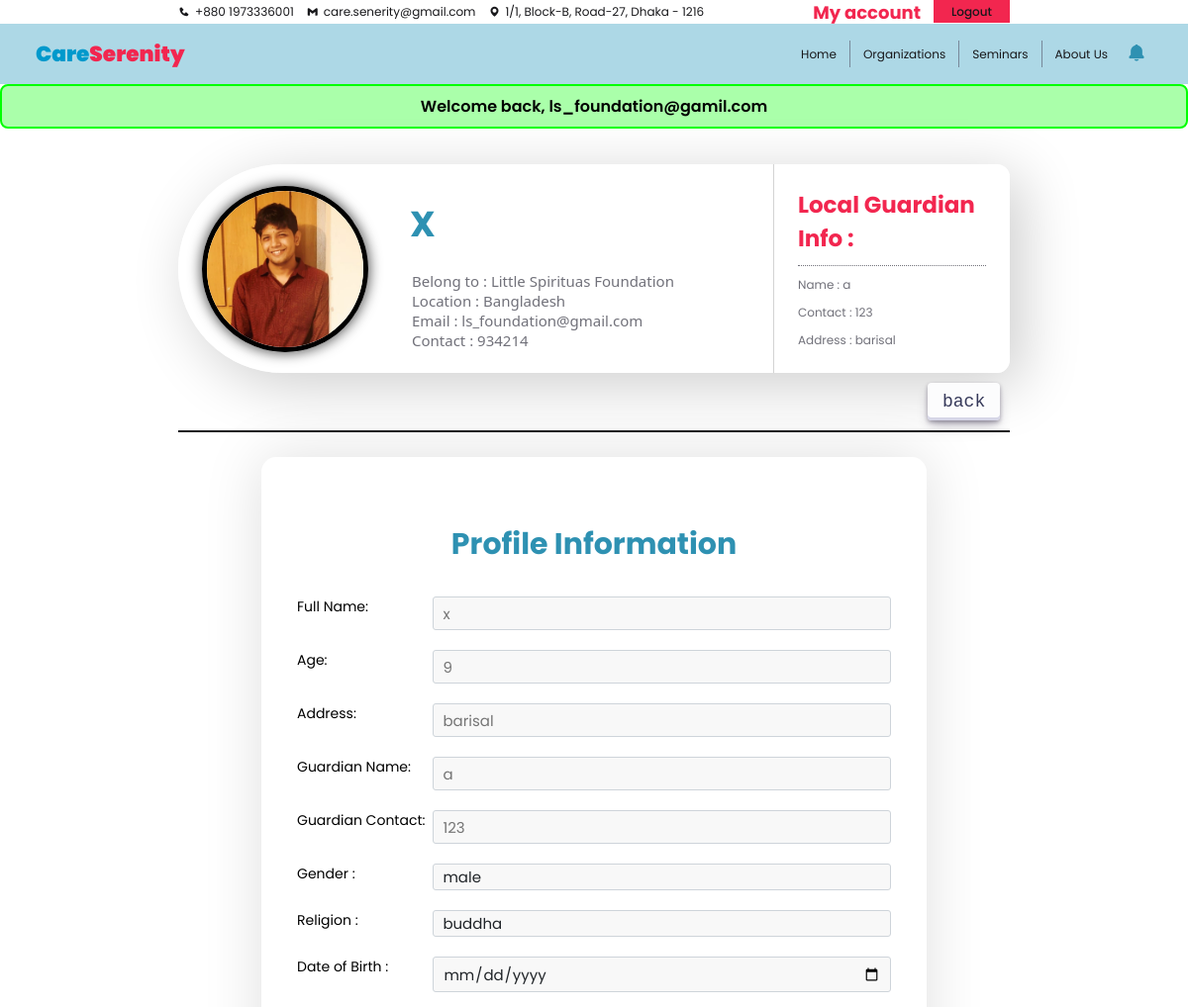
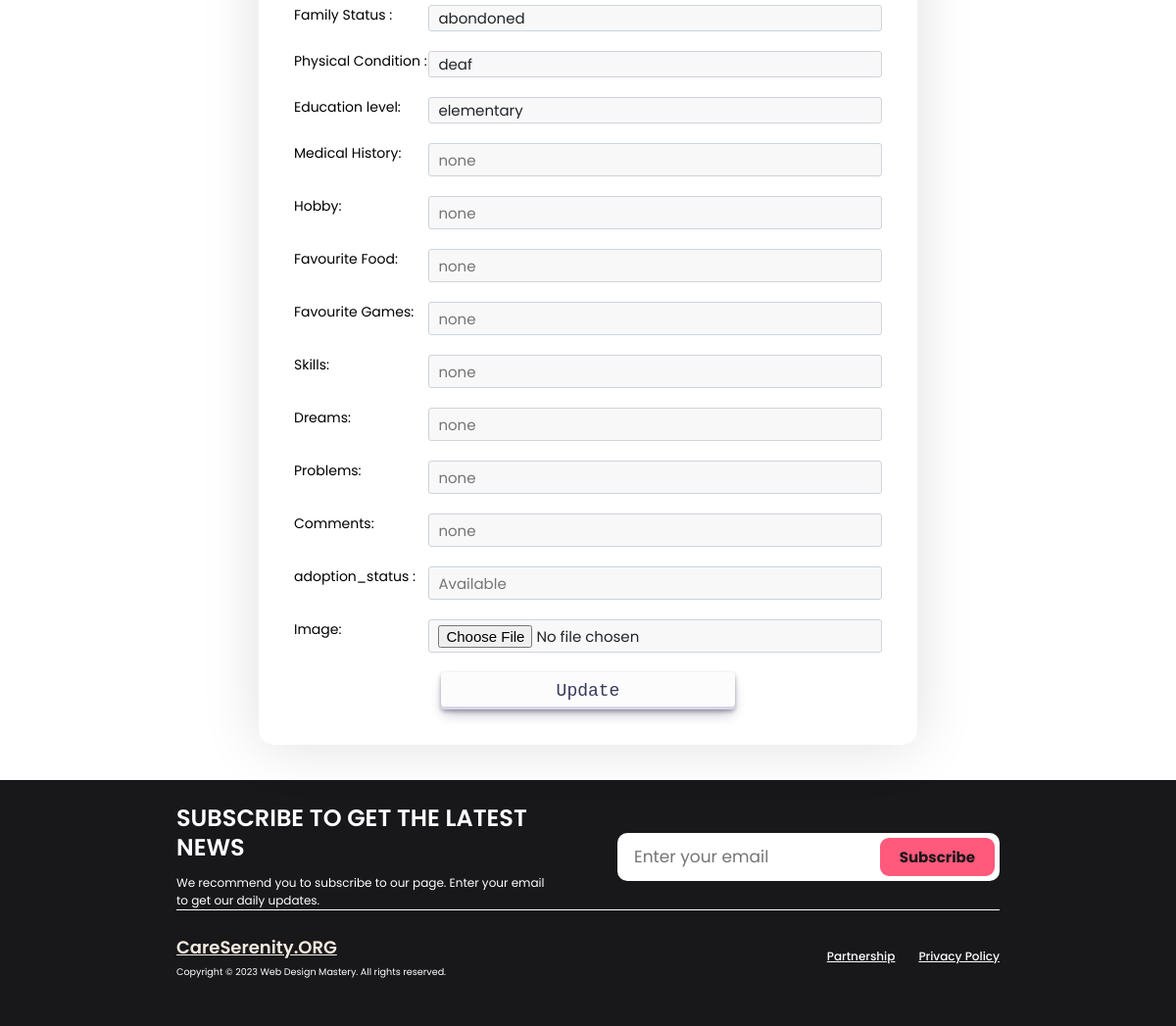
/O_orphan_profile.php?orphan_id=2 (signed in), run on the app's committed database (2 pictures, top to bottom).
### tables this page shows
CREATE TABLE `orphan_list` (
  `orphan_id` int NOT NULL,
  `org_id` int DEFAULT NULL,
  `guardian_id` int DEFAULT NULL,
  `first_name` varchar(255) DEFAULT NULL,
  `last_name` varchar(255) DEFAULT NULL,
  `age` int DEFAULT NULL,
  `gender` varchar(255) DEFAULT NULL,
  `religion` varchar(255) DEFAULT NULL,
  `date_of_birth` varchar(255) DEFAULT NULL,
  `since` varchar(255) DEFAULT NULL,
  `family_status` varchar(255) DEFAULT NULL,
  `physical_condition` varchar(255) DEFAULT NULL,
  `education_level` varchar(255) DEFAULT NULL,
  `medical_history` varchar(255) DEFAULT NULL,
  `hobby` varchar(255) DEFAULT NULL,
  `favorite_food` varchar(255) DEFAULT NULL,
  `favorite_game` varchar(255) DEFAULT NULL,
  `skills` text,
  `dreams` text,
  `problems` text,
  `other_comments` text,
  `orphan_image` varchar(255) DEFAULT NULL,
  `adoption_status` int NOT NULL DEFAULT '0' COMMENT '0 = unadopted, 1 = adopted',
  `removed_status` int NOT NULL DEFAULT '0' COMMENT '1 = removed'
);

CREATE TABLE `org_list` (
  `org_id` int NOT NULL,
  `org_name` varchar(255) DEFAULT NULL,
  `acc_id` int NOT NULL,
  `org_description` text,
  `org_email` varchar(255) DEFAULT NULL,
  `org_phone` varchar(255) DEFAULT NULL,
  `org_website` varchar(255) DEFAULT NULL,
  `org_logo` varchar(255) DEFAULT NULL,
  `established` varchar(255) DEFAULT NULL,
  `org_location` varchar(255) DEFAULT NULL,
  `org_vision` varchar(255) DEFAULT NULL,
  `org_reviews` decimal(2,2) DEFAULT NULL
);

CREATE TABLE `local_orphan_guardian` (
  `guardian_id` int NOT NULL,
  `guardian_name` varchar(30) DEFAULT NULL,
  `guardian_contact` varchar(30) DEFAULT NULL,
  `guardian_location` varchar(30) DEFAULT NULL
);

### orphan_profile_fetch_BE.php (called while the page is built, shortened)
<?php
include('./db_con.php');
if (isset($_GET['orphan_id'])) {
    $orphan_id = mysqli_real_escape_string($con, $_GET['orphan_id']);
    $fetchOrphanQuery = "SELECT * FROM orphan_list WHERE orphan_id = $orphan_id";
    $result = mysqli_query($con, $fetchOrphanQuery);
    if (mysqli_num_rows($result) == 1) {
        $row = mysqli_fetch_assoc($result);
        $org_id = $row['org_id'];
        $first_name = $row['first_name'];
        $age = $row['age'];
        $gender = $row['gender'];
        $religion = $row['religion'];
        $guardian_id = $row['guardian_id'];
        $date_of_birth = $row['date_of_birth'];
        $family_status = $row['family_status'];
        $physical_condition = $row['physical_condition'];
        $education_level = $row['education_level'];
        $medical_history = $row['medical_history'];
        $hobby = $row['hobby'];
        $favorite_food = $row['favorite_food'];
        $favorite_game = $row['favorite_game'];
        $skills = $row['skills'];
        $dreams = $row['dreams'];
        $problems = $row['problems'];
        $other_comments = $row['other_comments'];
        $orphan_image = $row['orphan_image'];
        if($row['adoption_status'] == 0){
            $adoption_status = 'Available';
        } else {
            $adoption_status = 'Adopted';
        }
        $query2 = "SELECT org_name, org_location, org_phone FROM org_list WHERE org_id = $org_id";
        $result2 = mysqli_query($con, $query2);
        if (mysqli_num_rows($result2) == 1) {
            $row2 = mysqli_fetch_assoc($result2);
            $org_name = $row2['org_name'];
            $org_location = $row2['org_location'];
            $org_phone = $row2['org_phone'];
        }
        $query3 = "SELECT * FROM local_orphan_guardian WHERE guardian_id = $guardian_id";
        $result3 = mysqli_query($con, $query3);
        if (mysqli_num_rows($result3) == 1) {
            $row3 = mysqli_fetch_assoc($result3);
            $guardian_name = $row3['guardian_name'];
            $guardian_contact = $row3['guardian_contact'];
            $guardian_location = $row3['guardian_location'];
        }
    } else {
        echo 'Orphan profile not found.';
    }
} else {
    echo "error";
}
?>

### O_profile_fetch_BE.php (called while the page is built, shortened)
<?php
include('./db_con.php');
if (!isset($_SESSION['acc_id']) && !isset($_SESSION['role'])) {
    $_SESSION["negative"] = "Warning. You haven't login";
    header("Location: ./login.php");
    exit();
} else {
    $acc_id = $_SESSION['acc_id'];
    $sql = "SELECT acc.acc_email, acc.role, acc.acc_join_date, org.org_id, org.org_name, org.org_description, org.org_email, org.org_phone, org.org_website, org.org_logo, org.established, org.org_location, org.org_vision, org.org_reviews FROM accounts AS acc LEFT JOIN org_list AS org ON acc.acc_id = org.acc_id Where acc.acc_id = $acc_id";
    $sql_result = mysqli_query($con, $sql);
    if (mysqli_num_rows($sql_result) == 1) {
        $row = mysqli_fetch_array($sql_result);
        $org_email = $row['org_email'];
    } else {
        echo "User data not found.";
    }
}
?>

### O_orphan_profile.php (the view, shortened to what this page needs)
<?php
    include("./O_profile_fetch_BE.php");
    include("./orphan_profile_fetch_BE.php");
?>
<!DOCTYPE html>
<html lang="en">
<head>
    <link rel="stylesheet" href="https://cdn.jsdelivr.net/npm/remixicon@3.5.0/fonts/remixicon.css" />
    <link rel="stylesheet" href="https://cdn.jsdelivr.net/npm/swiper@10/swiper-bundle.min.css" />
    <link rel='stylesheet' href='https://unpkg.com/boxicons@2.1.4/css/boxicons.min.css'>
    <link rel="stylesheet" href="./css/colors.css">
    <link rel="stylesheet" href="./css/navbar.css">
    <link rel="stylesheet" href="./css/orphan_profile.css">
    <link rel="stylesheet" href="./css/footer.css">
    <link rel="stylesheet" href="./css/notification.css">
    <link rel="stylesheet" href="./css/feedback.css">
</head>
<body>
    <?php include "./navbarO.php" ?>
    <div class="feedback">
        <?php
        if (isset($_SESSION['positive'])) {
            echo '<div class="positive">
                            <h5>' . $_SESSION['positive'] . '</h5>
                        </div>';
        }
        ?>
    </div>
    <div class="container">
        <div class="accounnt-information-container">
            <div class="account-picture">
                <img src="./assets/<?php echo $orphan_image ?>" alt="profile">
            </div>
            <div class="account-data">
                <h1><?php echo $first_name ?></h1>
                <p>Belong to : <?php echo $org_name ?></p>
                <p>Location : <?php echo $org_location ?></p>
                <p>Email : <?php echo $org_email ?></p>
                <p>Contact : <?php echo $org_phone ?></p>
            </div>
            <div class="biography">
                <h1>Local Guardian info :</h1>
                <p>Name : <?php echo $guardian_name ?></p>
                <p>Contact : <?php echo $guardian_contact ?></p>
                <p>Address : <?php echo $guardian_location ?></p>
            </div>
        </div>
        <div class="options">
            <a href="./O_orphan.php" id="button-30">back</a>
        </div>
        <div class="form">
            <h2>Profile Information</h2>
            <form action="./orphan_profile_edit_BE.php" method="post" enctype="multipart/form-data">
                <div class="form_row">
                    <label>Full Name:</label>
                    <input type="text" name="first_name" placeholder="<?php echo $first_name ?>">
                </div>
                <div class="form_row">
                    <label>Age:</label>
                    <input type="number" name="age" placeholder="<?php echo $age ?>">
                </div>
                <div class="form_row">
                    <label>Address:</label>
                    <input type="text" name="guardian_location" placeholder="<?php echo $guardian_location ?>">
                </div>
                <div class="form_row">
                    <label>Guardian Name:</label>
                    <input type="text" name="guardian_name" placeholder="<?php echo $guardian_name ?>">
                </div>
                <div class="form_row">
                    <label>Guardian Contact:</label>
                    <input type="text" name="guardian_contact" placeholder="<?php echo $guardian_contact ?>">
                </div>
                <div class="form_row">
                    <label>Gender :</label>
                    <select name="gender">
                        <option value=""><?php echo $gender ?></option>
                    </select>
                </div>
                <div class="form_row">
                    <label>Religion :</label>
                    <select name="religion">
                        <option value=''><?php echo $religion ?></option>
                    </select>
                </div>
                <div class="form_row">
                    <label>Date of Birth :</label>
                    <input type="date" name="date_of_birth" placeholder="<?php echo $date_of_birth ?>">
                </div>
                <div class="form_row">
                    <label>Family Status :</label>
                    <select name="family_status">
                        <option value=''><?php echo $family_status ?></option>
                    </select>
                </div>
                <div class="form_row">
                    <label>Physical Condition :</label>
                    <select name="physical_condition">
                        <option value=''><?php echo $physical_condition ?></option>
                    </select>
                </div>
                <div class="form_row">
                    <label>Education level:</label>
                    <select name="education_level">
                        <option value=''><?php echo $education_level ?></option>
                    </select>
                </div>
                <div class="form_row">
                    <label>Medical History:</label>
                    <input type="text" name="medical_history" placeholder="<?php echo $medical_history ?>">
                </div>
                <div class="form_row">
                    <label>Hobby:</label>
                    <input type="text" name="hobby" placeholder="<?php echo $hobby ?>">
                </div>
                <div class="form_row">
                    <label>Favourite Food:</label>
                    <input type="text" name="favorite_food" placeholder="<?php echo $favorite_food ?>">
                </div>
                <div class="form_row">
                    <label>Favourite Games:</label>
                    <input type="text" name="favorite_game" placeholder="<?php echo $favorite_game ?>">
                </div>
                <div class="form_row">
                    <label>Skills:</label>
                    <input type="text" name="skills" placeholder="<?php echo $skills ?>">
                </div>
                <div class="form_row">
                    <label>Dreams:</label>
                    <input type="text" name="dreams" placeholder="<?php echo $dreams ?>">
                </div>
                <div class="form_row">
                    <label>Problems:</label>
                    <input type="text" name="problems" placeholder="<?php echo $problems ?>">
                </div>
                <div class="form_row">
                    <label>Comments:</label>
                    <input type="text" name="other_comments" placeholder="<?php echo $other_comments ?>">
                </div>
                <div class="form_row">
                    <label>adoption_status :</label>
                    <input type="text" name="adoption_status" placeholder="<?php echo $adoption_status ?>" disabled>
                </div>
                <div class="form_row">
                    <label>Image:</label>
                    <input type="file" name="image" accept="image/*">
                </div>
                <div class="btn">
                    <button type="submit" name="update" id="button-30">Update</button>
                </div>
            </form>
        </div>
    </div>
    <?php include "./footer.php" ?>
</body>
</html>

### css/colors.css (style rules this page uses)
:root { --primary-color-dark: #f2264f; --primary-color-light: #FF597B; --secondary-color-dark: #0099cc; --secondary-color-light: #62CDFF; --primary-font: 'Poppins'; --secondary-font: 'Ubuntu'; --text-color: #545454; --text-color-dark: #18181b; --text-color-medium: #1e1e1e; --text-color-light: #2f2f2f; --text-color-lighter: #71717a; --background-color: #ffffff; --primary-title-color: #2e91b2; --secondary-title-color: #f3254e; --primary-text-color: #71717a; --button-color: #ff597b; }
* { margin: 0; padding: 0; box-sizing: border-box; font-family: 'Poppins'; font-size: 12px; }
body { scroll-behavior: smooth; background-color: #fff; }
#button-30 { align-items: center; appearance: none; background-color: #FCFCFD; border-radius: 4px; border-width: 0; box-shadow: rgba(45, 35, 66, 0.4) 0 2px 4px, rgba(45, 35, 66, 0.3) 0 7px 13px -3px, #D6D6E7 0 -3px 0 inset; box-sizing: border-box; color: #36395A; cursor: pointer; display: inline-flex; font-family: "JetBrains Mono", monospace; justify-content: center; line-height: 1; list-style: none; overflow: hidden; padding: 10px 15px; position: relative; text-align: left; text-decoration: none; transition: box-shadow .15s, transform .15s; user-select: none; -webkit-user-select: none; touch-action: manipulation; white-space: nowrap; will-change: box-shadow, transform; font-size: 18px; }
.container .options { width: 100%; display: flex; align-items: center; justify-content: right; gap: 15px; border-bottom: 2px solid var(--text-color-dark); padding-bottom: 15px; }

### css/orphan_profile.css (style rules this page uses)
.container { min-height: 80vh; margin: 3% 15%; display: flex; flex-direction: column; align-items: center; }
.accounnt-information-container { width: 100%; display: flex; align-items: center; justify-content: space-between; background: rgba(255, 255, 255, 0.8); backdrop-filter: blur(10px); border-radius: 120px 15px 15px 120px; box-shadow: 1rem 1rem 5rem rgba(0, 0, 0, 0.2); }
.account-picture { display: flex; align-items: center; margin-left: 1rem; }
.account-picture img { width: 14rem; height: 14rem; margin: 1rem; border-radius: 50%; border: 5px solid black; box-shadow: 0px 0px 13px 1px rgb(0, 0, 0, .7); }
.account-data { width: 50%; display: flex; flex-direction: column; padding: 1.5rem 2.5rem; }
.account-data h1 { font-size: 3rem; color: var(--primary-title-color); text-transform: capitalize; margin: 10px 0px 20px 0px; }
.account-data p { font-size: 15px; color: var(--text-color-lighter); font-family: 'Segoe UI'; padding-left: 2px; }
.biography { width: 30%; padding: 2rem; border-left: 1px solid lightgray; }
.biography h1 { width: 100%; color: var(--primary-color-dark); font-size: 23px; font-weight: bold; padding-bottom: 10px; border-bottom: 1px dotted var(--text-color-lighter); text-transform: capitalize; }
.biography p { width: 100%; margin-top: 10px; color: var(--text-color-lighter); }
.container .options { width: 100%; display: flex; align-items: center; justify-content: right; border-bottom: 2px solid var(--text-color-dark); gap: 10px; padding: 10px; }
.container .form { width: 80%; padding: 3rem; background-color: #fff; border-radius: 15px; box-shadow: 0 0 60px rgba(0, 0, 0, 0.13); margin-top: 3%; }
.form h2 { text-align: center; font-size: 2.5rem; color: var(--primary-title-color); padding: 0; margin: 30px 0px; text-shadow: 2px 5px 30px hsl(0, 0%, 100%); }
.form form { display: flex; flex-direction: column; }
.form .form_row { width: 100%; display: flex; }
.form_row label { width: 30%; font-size: 14px; }
.form_row input , select { background-color: #f8f8f8; margin-bottom: 20px; width: -webkit-fill-available; padding: .375rem .75rem; font-size: 15px; color: #212529; border: 1px solid #ced4da; -moz-appearance: none; appearance: none; border-radius: .25rem; transition: border-color .15s ease-in-out, box-shadow .15s ease-in-out; }
.form .btn { display: flex; align-items: center; justify-content: center; }
.btn a , .btn button { width: 50% !important; }

### css/feedback.css (style rules this page uses)
.feedback { width: 100%; text-align: center; }
.positive h5 { padding: 8px; text-align: center; border-radius: 8px; color: rgb(0, 0, 0); font-weight: 600; font-size: medium; background-color: rgb(170, 255, 170); border: 2px solid rgb(0, 255, 0); }

### data on the page
orphan_list: orphan_image (picture), first_name "X", first_name "x", age "9", gender "male", religion "buddha", family_status "abondoned", physical_condition "deaf", education_level "elementary", medical_history "none", hobby "none", favorite_food "none", favorite_game "none", skills "none", dreams "none", problems "none", other_comments "none", adoption_status "Available"
org_list: org_name "Little Spirituas Foundation", org_location "Bangladesh", org_email "ls_foundation@gmail.com", org_phone "934214"
local_orphan_guardian: guardian_name "a", guardian_contact "123", guardian_location "barisal"

### other printed values
$_SESSION['positive'] "Welcome back, ls_foundation@gamil.com"
